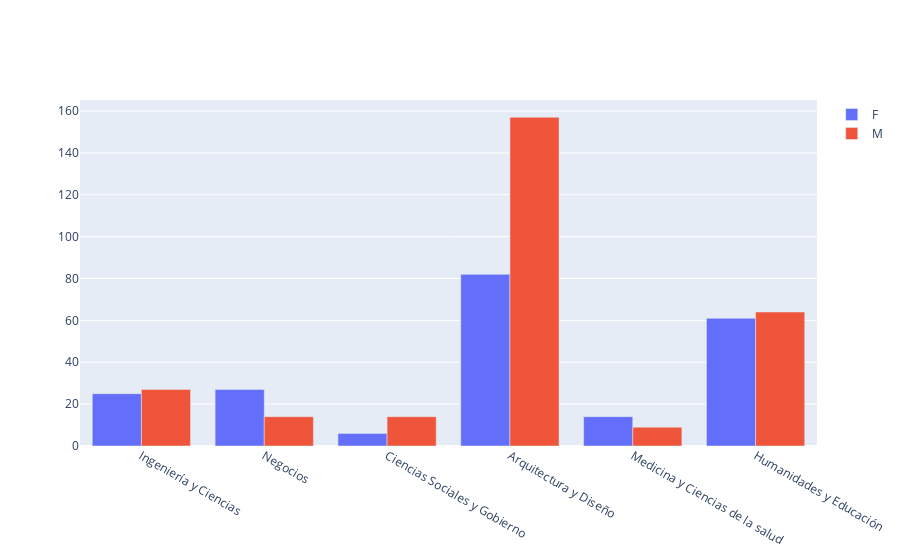

Notebook code cell kept with this figure:
### Markdown cell above
## Alumnos por género en cada escuela

### Code cell
fig = go.Figure(data=[
    go.Bar(name=genPerSchool['Clave.Genero'].unique().tolist()[0] , x=pData.Escuela.unique().tolist(), y=genPerSchool[genPerSchool['Clave.Genero'] == 'F']['N00'].values),
    go.Bar(name=genPerSchool['Clave.Genero'].unique().tolist()[1], x=pData.Escuela.unique().tolist(), y=genPerSchool[genPerSchool['Clave.Genero'] == 'M']['N00'].values)
])

fig.update_layout(barmode='group')
fig.show()

### Figure 1 — Plotly figure (JSON) as saved in the notebook; plotly's stock layout.template omitted (floating-point values rounded to 4 significant figures)
{"data": [{"name": "F", "type": "bar", "x": ["Ingeniería y Ciencias", "Negocios", "Ciencias Sociales y Gobierno", "Arquitectura y Diseño", "Medicina y Ciencias de la salud", "Humanidades y Educación"], "y": [25, 27, 6, 82, 14, 61]}, {"name": "M", "type": "bar", "x": ["Ingeniería y Ciencias", "Negocios", "Ciencias Sociales y Gobierno", "Arquitectura y Diseño", "Medicina y Ciencias de la salud", "Humanidades y Educación"], "y": [27, 14, 14, 157, 9, 64]}], "layout": {"barmode": "group"}}
